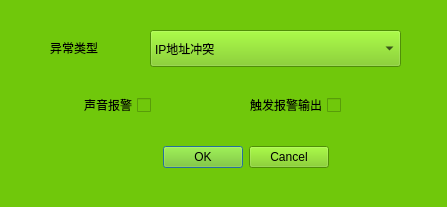
<ui version="4.0" >
 <class>frm_excepthandle</class>
 <widget class="QWidget" name="frm_excepthandle" >
  <property name="windowModality" >
   <enum>Qt::WindowModal</enum>
  </property>
  <property name="geometry" >
   <rect>
    <x>0</x>
    <y>0</y>
    <width>447</width>
    <height>207</height>
   </rect>
  </property>
  <property name="windowTitle" >
   <string>异常处理</string>
  </property>
  <property name="styleSheet" >
   <string notr="true" >font: 12pt "WenQuanYi Zen Hei";
background-color: rgb(112, 200, 11);</string>
  </property>
  <widget class="QDialogButtonBox" name="buttonBox" >
   <property name="geometry" >
    <rect>
     <x>140</x>
     <y>140</y>
     <width>189</width>
     <height>34</height>
    </rect>
   </property>
   <property name="standardButtons" >
    <set>QDialogButtonBox::Cancel|QDialogButtonBox::Ok</set>
   </property>
  </widget>
  <widget class="QLabel" name="label" >
   <property name="geometry" >
    <rect>
     <x>50</x>
     <y>36</y>
     <width>91</width>
     <height>24</height>
    </rect>
   </property>
   <property name="text" >
    <string>异常类型</string>
   </property>
  </widget>
  <widget class="QCheckBox" name="checkBox" >
   <property name="geometry" >
    <rect>
     <x>0</x>
     <y>90</y>
     <width>151</width>
     <height>30</height>
    </rect>
   </property>
   <property name="layoutDirection" >
    <enum>Qt::RightToLeft</enum>
   </property>
   <property name="text" >
    <string>声音报警</string>
   </property>
  </widget>
  <widget class="QCheckBox" name="checkBox_2" >
   <property name="geometry" >
    <rect>
     <x>180</x>
     <y>90</y>
     <width>161</width>
     <height>30</height>
    </rect>
   </property>
   <property name="layoutDirection" >
    <enum>Qt::RightToLeft</enum>
   </property>
   <property name="text" >
    <string>触发报警输出</string>
   </property>
  </widget>
  <widget class="QComboBox" name="comboBox" >
   <property name="geometry" >
    <rect>
     <x>150</x>
     <y>30</y>
     <width>251</width>
     <height>37</height>
    </rect>
   </property>
   <item>
    <property name="text" >
     <string>IP地址冲突</string>
    </property>
   </item>
  </widget>
 </widget>
 <resources/>
 <connections/>
</ui>
